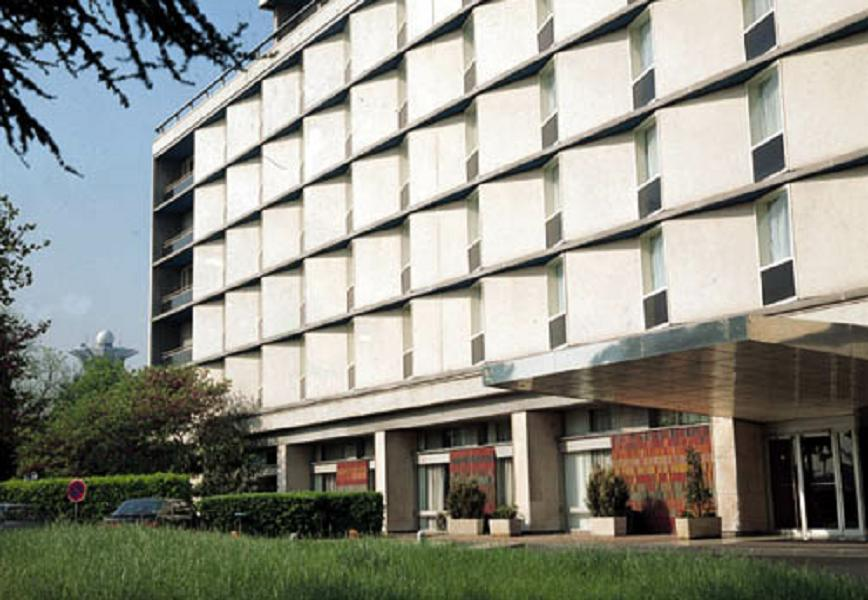
#> input picture images/original6.jpg, 868 x 600 px
$ python edge_detection.py   (older library calls are emulated)
#> lines starting #> are read from the running program, lines starting #| are printed output that depends on the picture
import cv2
import matplotlib.pyplot as plt

# Resmi oku
image = cv2.imread("../images/original6.jpg")
#> image is the input picture: shape (600, 868, 3); mean B, G, R 133.7, 143.6, 142.9

# Gri tona çevir
gray = cv2.cvtColor(image, cv2.COLOR_BGR2GRAY)
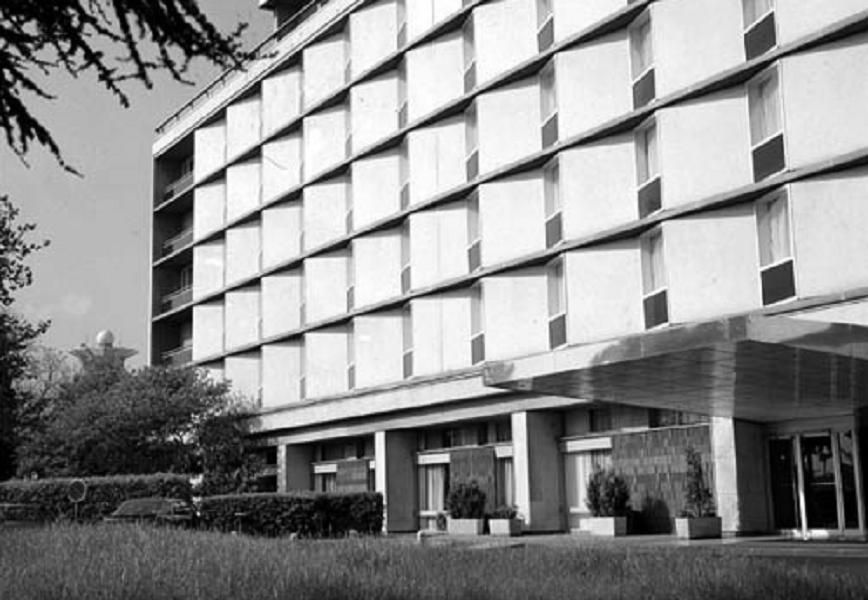
#> gray: shape (600, 868); min 0, max 255, mean 142.3

# Sobel
sobel_x = cv2.Sobel(gray, cv2.CV_64F, 1, 0, ksize=3)
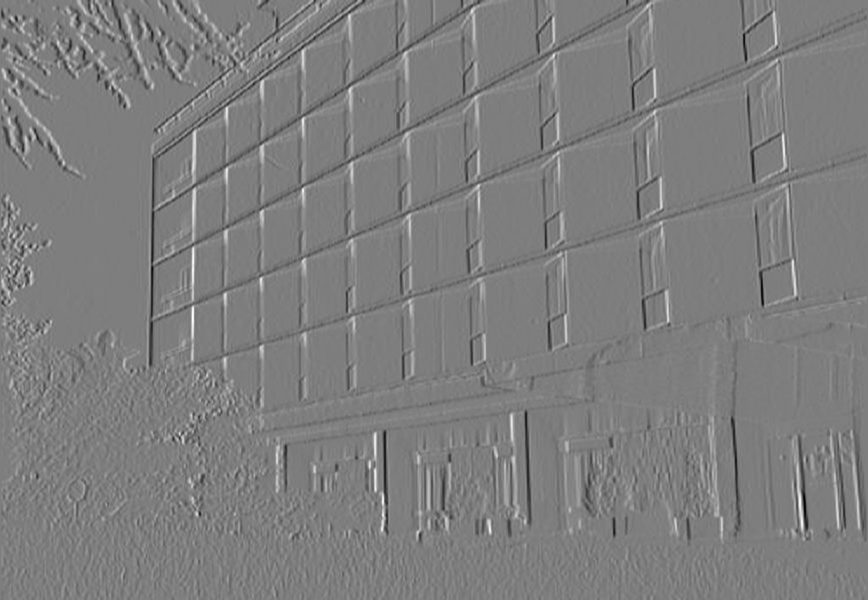
#> sobel_x: shape (600, 868) float64; min -755, max 770, mean 0.5; drawn with min black and max white
sobel_y = cv2.Sobel(gray, cv2.CV_64F, 0, 1, ksize=3)
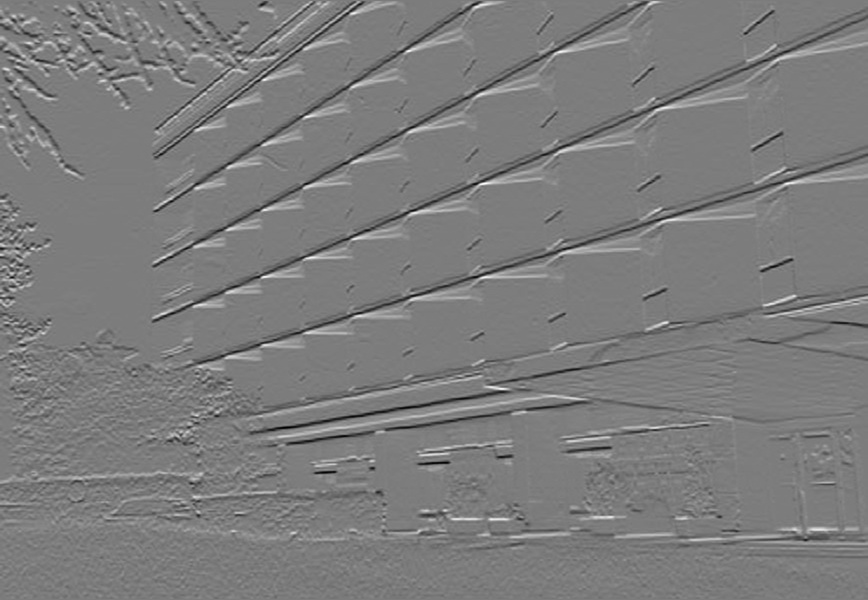
#> sobel_y: shape (600, 868) float64; min -728, max 759, mean -1.3; drawn with min black and max white

# Laplacian
laplacian = cv2.Laplacian(gray, cv2.CV_64F)
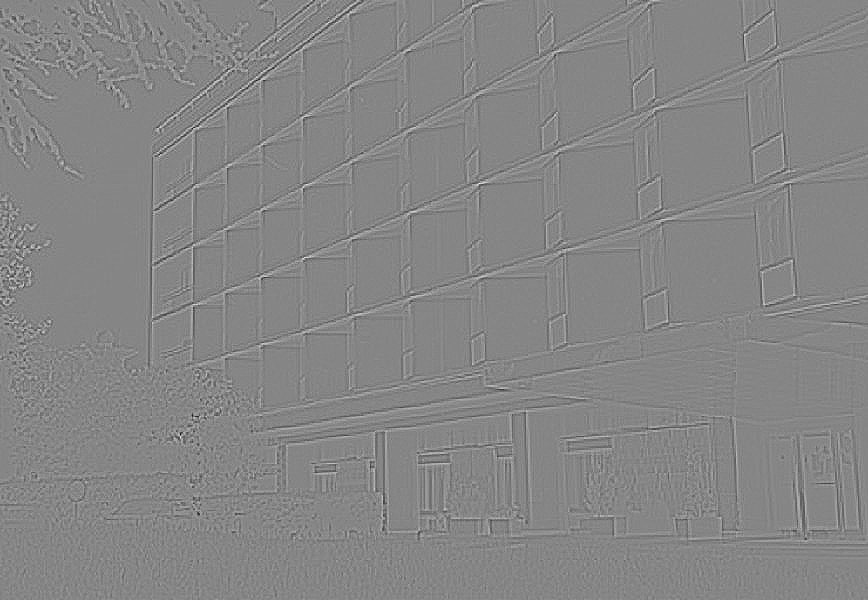
#> laplacian: shape (600, 868) float64; min -218, max 197, mean 0; drawn with min black and max white

# Canny
canny = cv2.Canny(gray, 100, 200)
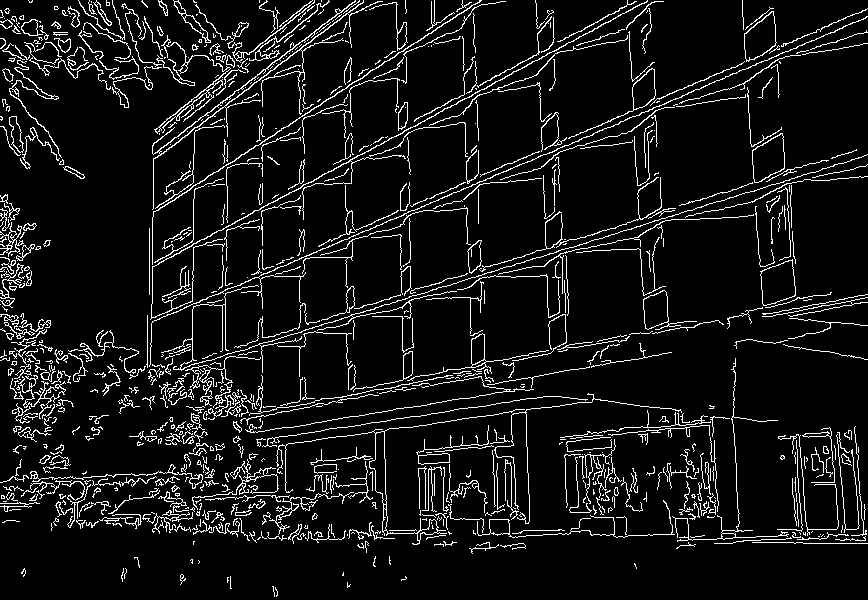
#> canny: shape (600, 868); 8.2% white in thin lines or dots

plt.figure(figsize=(15,8))

# Original
plt.subplot(2,3,1)
plt.imshow(cv2.cvtColor(image, cv2.COLOR_BGR2RGB))
plt.title("Original")
plt.axis("off")

# Gray
plt.subplot(2,3,2)
plt.imshow(gray, cmap="gray")
plt.title("Gray")
plt.axis("off")

# Sobel X
plt.subplot(2,3,3)
plt.imshow(sobel_x, cmap="gray")
plt.title("Sobel X")
plt.axis("off")

# Sobel Y
plt.subplot(2,3,4)
plt.imshow(sobel_y, cmap="gray")
plt.title("Sobel Y")
plt.axis("off")

# Laplacian
plt.subplot(2,3,5)
plt.imshow(laplacian, cmap="gray")
plt.title("Laplacian")
plt.axis("off")

# Canny
plt.subplot(2,3,6)
plt.imshow(canny, cmap="gray")
plt.title("Canny")
plt.axis("off")

plt.tight_layout()
plt.savefig("../outputs/original6.jpg", dpi=300, bbox_inches="tight")
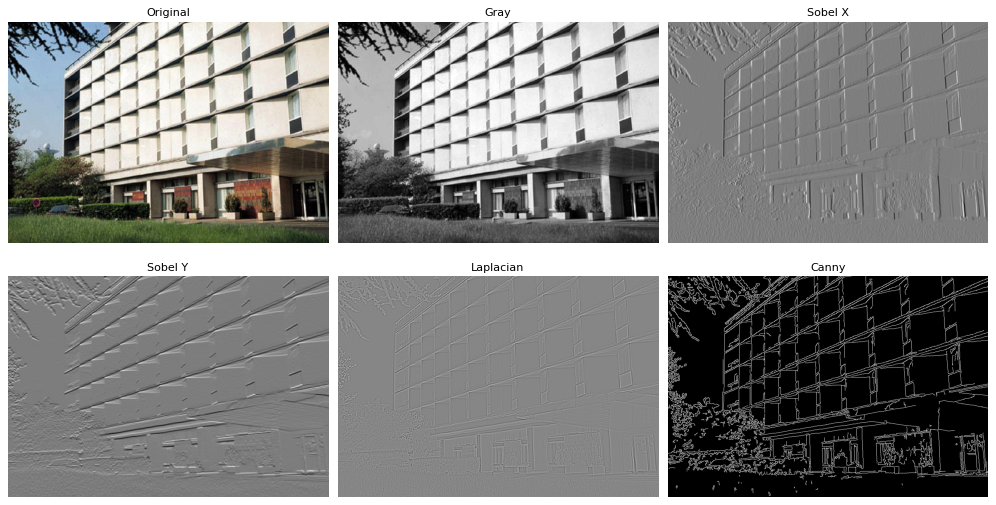
#> figure drawn by matplotlib, 6 panels
plt.show()

$ run again, with images/original2.jpg copied over images/original6.jpg
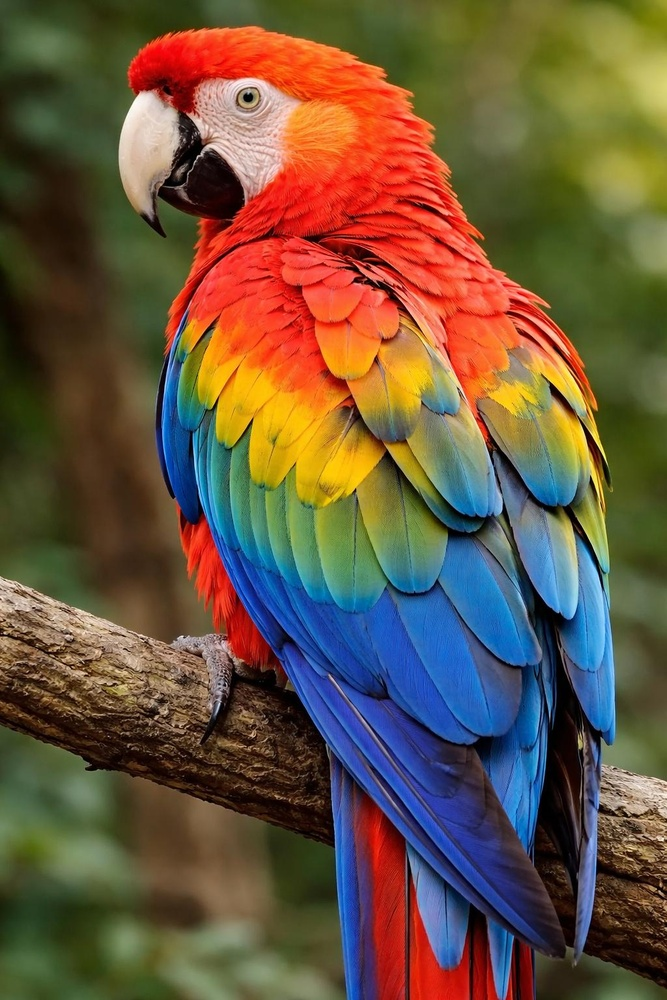
#> input picture images/original2.jpg, 667 x 1000 px, shrunk from 1024 x 1536 before the run
#> image is the input picture: shape (1000, 667, 3); mean B, G, R 63, 85.6, 105.2
#> `laplacian = cv2.Laplacian(gray, cv2.CV_64F)`:
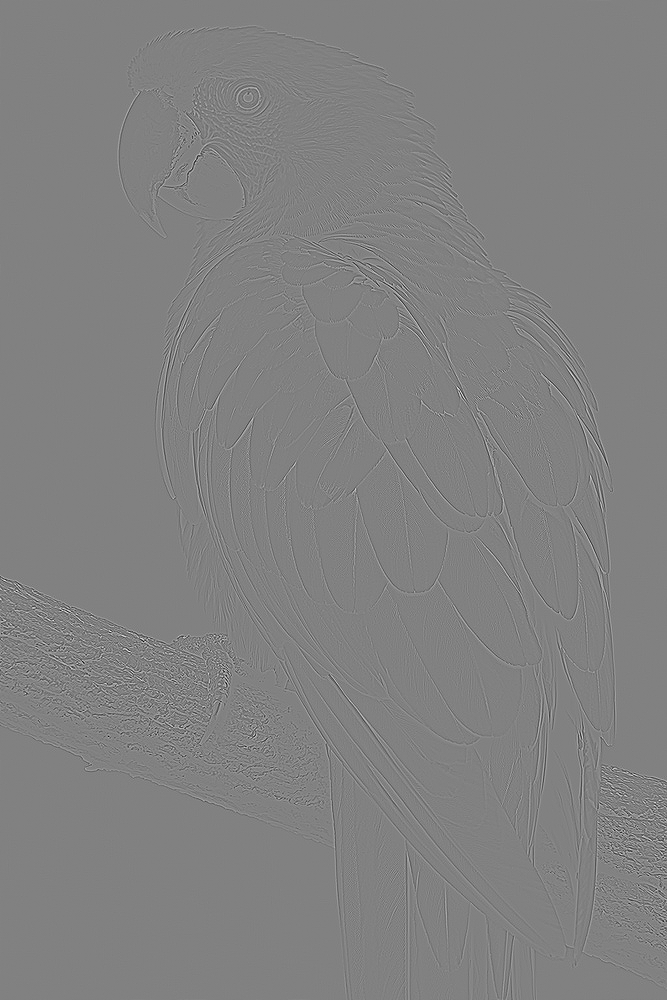
#> laplacian: shape (1000, 667) float64; min -426, max 414, mean 0; drawn with min black and max white
#> `canny = cv2.Canny(gray, 100, 200)`:
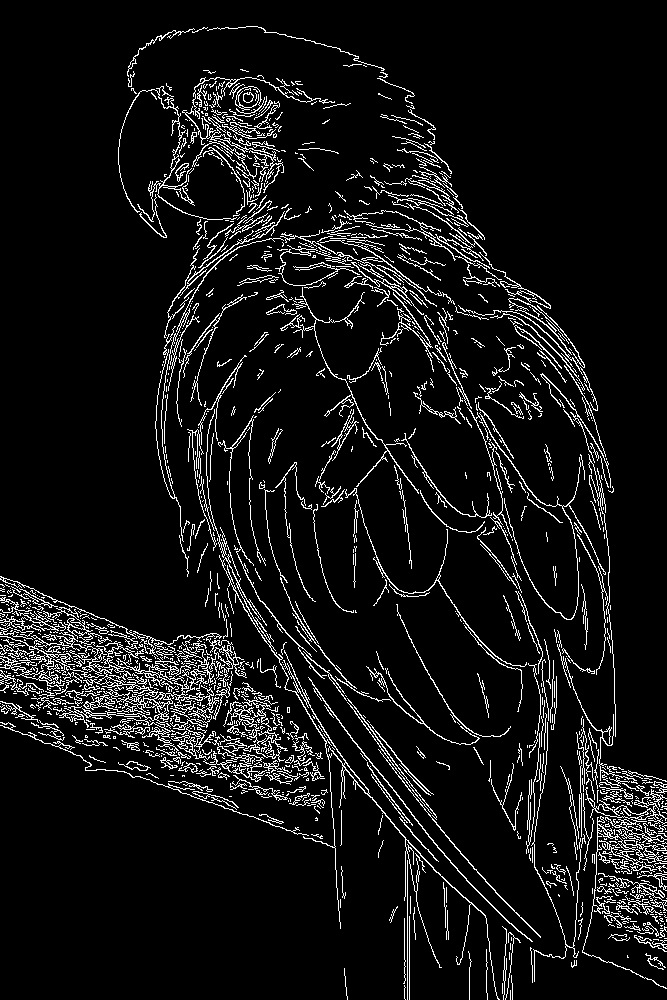
#> canny: shape (1000, 667); 7.6% white in thin lines or dots

$ run again, with images/original3.jpg copied over images/original6.jpg
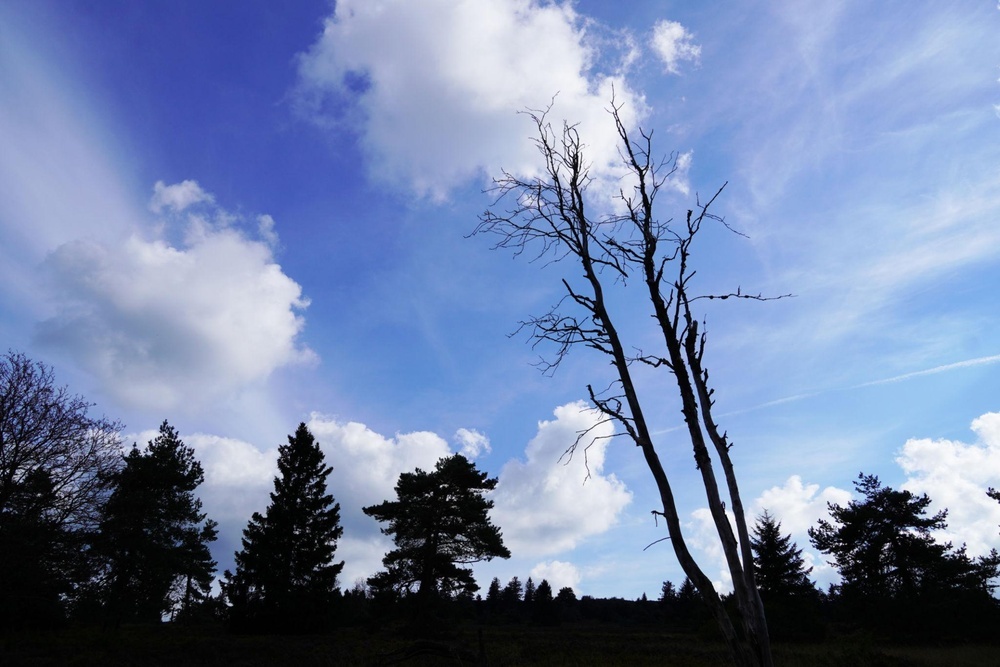
#> input picture images/original3.jpg, 1000 x 667 px, shrunk from 2048 x 1365 before the run
#> image is the input picture: shape (667, 1000, 3); mean B, G, R 166.8, 130.3, 113.3
#> `laplacian = cv2.Laplacian(gray, cv2.CV_64F)`:
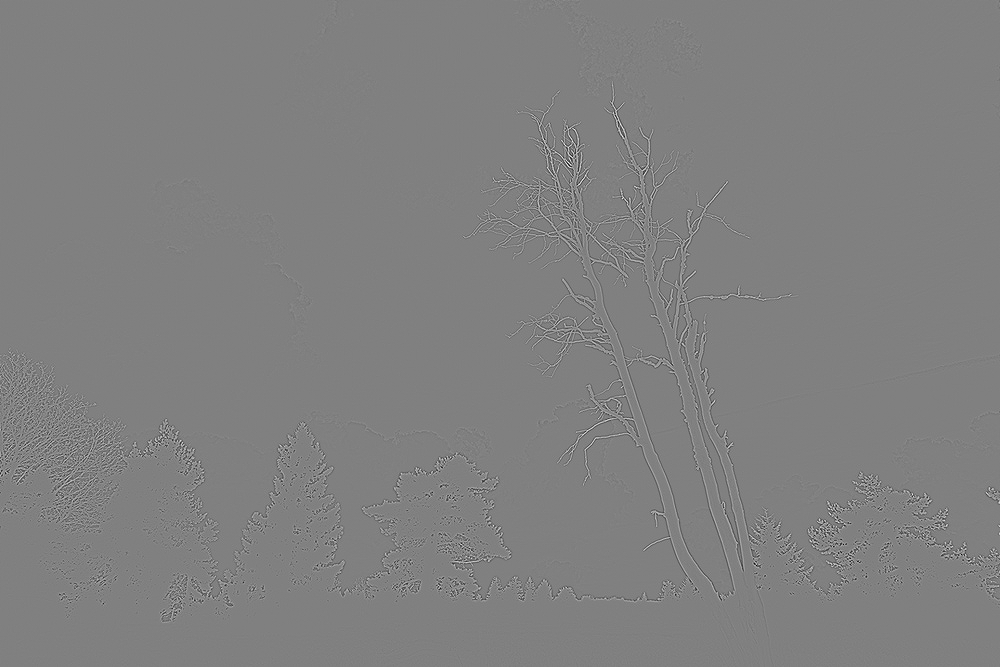
#> laplacian: shape (667, 1000) float64; min -476, max 469, mean 0; drawn with min black and max white
#> `canny = cv2.Canny(gray, 100, 200)`:
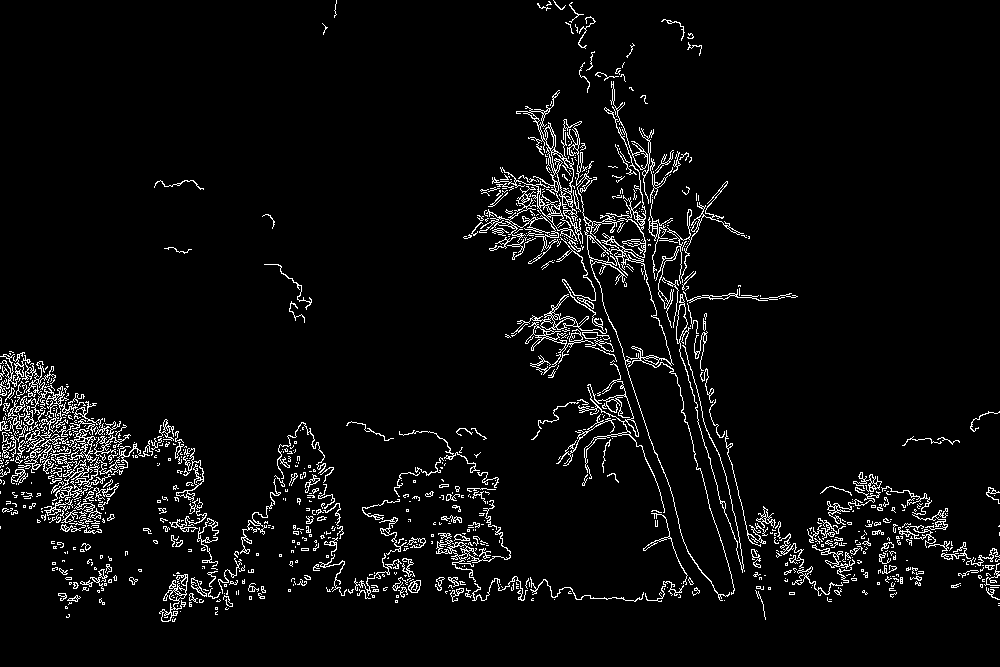
#> canny: shape (667, 1000); 4.6% white in thin lines or dots

$ run again, with images/original.jpg copied over images/original6.jpg
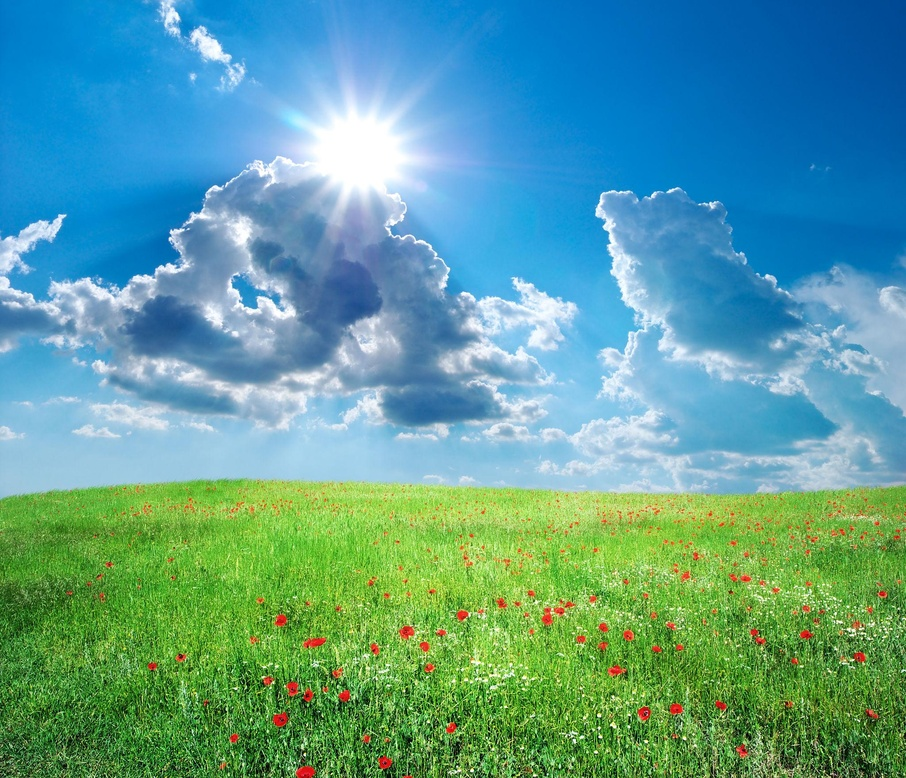
#> input picture images/original.jpg, 906 x 778 px, shrunk from 2048 x 1759 before the run
#> image is the input picture: shape (778, 906, 3); mean B, G, R 151.8, 158.3, 92.3
#> `laplacian = cv2.Laplacian(gray, cv2.CV_64F)`:
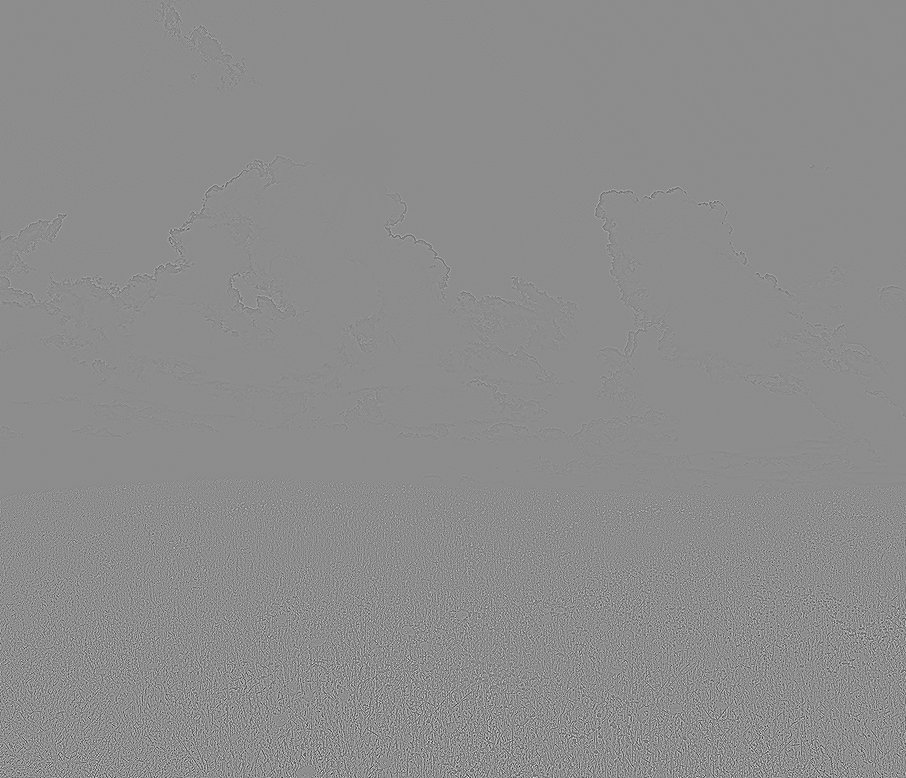
#> laplacian: shape (778, 906) float64; min -648, max 525, mean 0; drawn with min black and max white
#> `canny = cv2.Canny(gray, 100, 200)`:
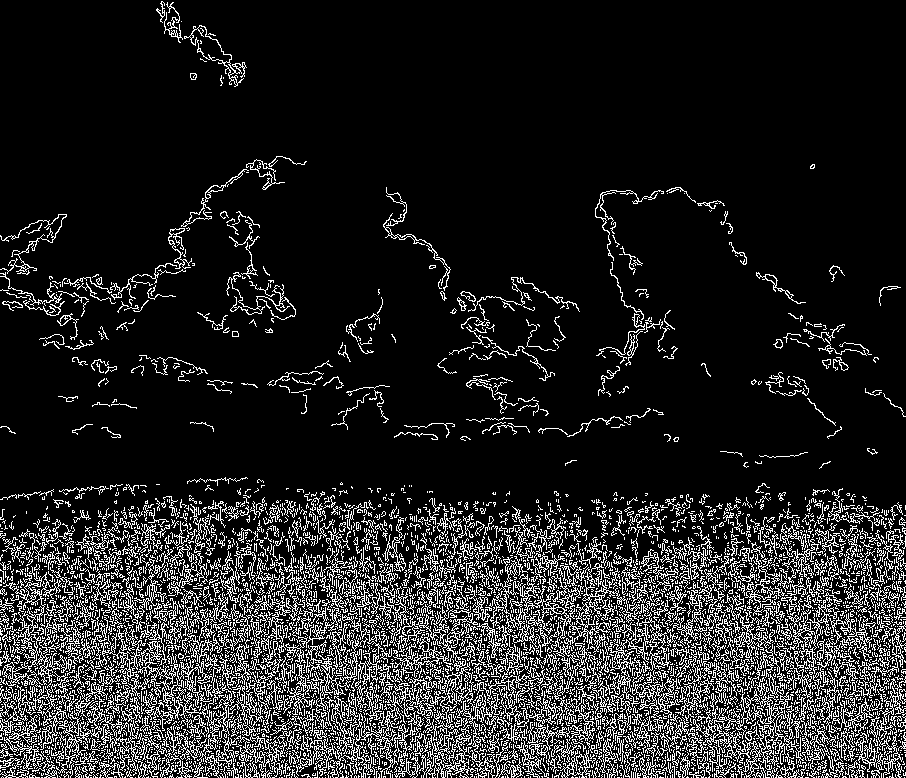
#> canny: shape (778, 906); 13.8% white in thin lines or dots
